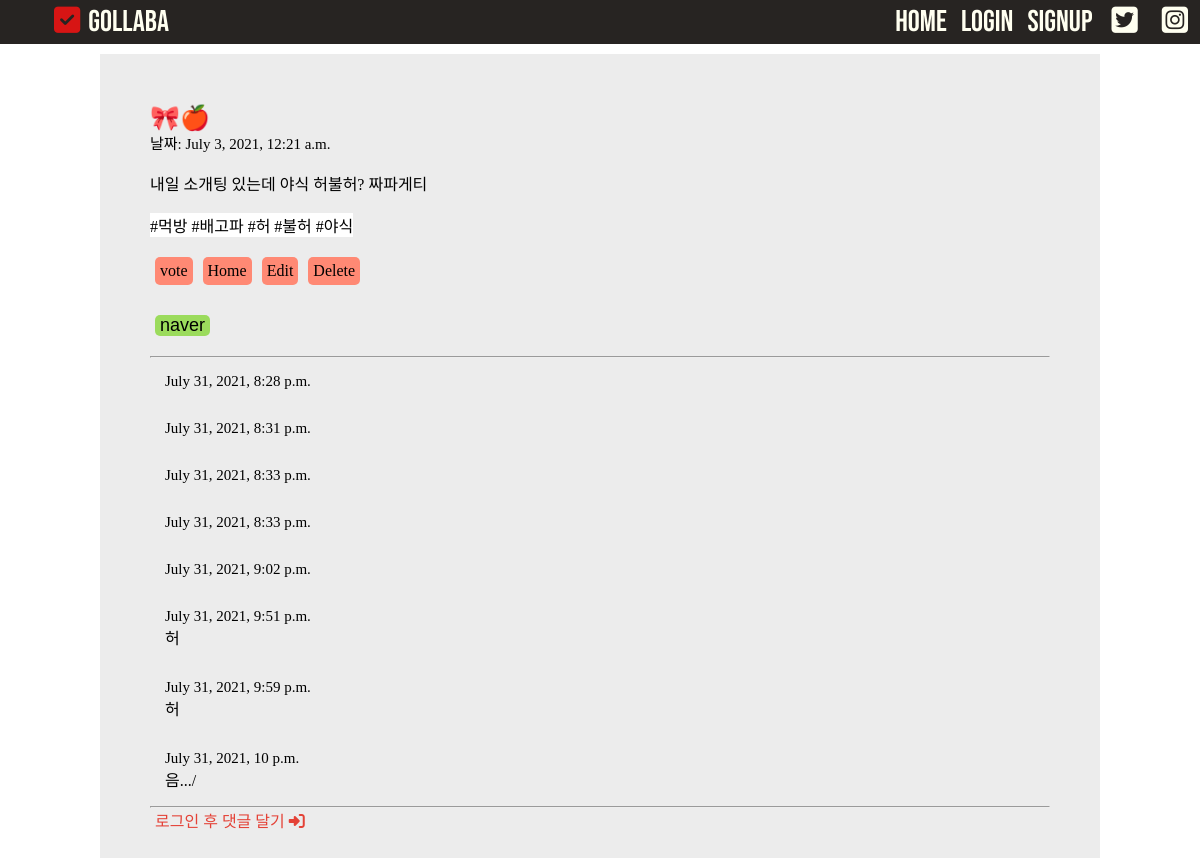
Page /blog/2 on the committed database.
### blog/models.py (models this page shows, shortened)
class Blog(models.Model):
    title = models.CharField(max_length=200)
    pub_date = models.DateTimeField('date published')
    body = models.TextField()
    hashtag = models.ManyToManyField(HashTag)

class HashTag(models.Model):
    hashtag_name = models.CharField(max_length=100)
    def __str__(self):
        return self.hashtag_name

class Comment(models.Model):
    post = models.ForeignKey(
        Blog, related_name='comments', on_delete=models.CASCADE, null=True)
    author_name = models.CharField(max_length=20)
    comment_text = models.TextField()
    created_at = models.DateTimeField(default=timezone.now)

### blog/views.py (the view)
# urls.py: path("blog/<int:blog_id>", blog.detail, name="detail"),
def detail(request, blog_id):
    blog_detail = get_object_or_404(Blog, pk=blog_id)
    comments = Comment.objects.filter(post=blog_id)
    blog_hashtag = blog_detail.hashtag.all()
    if request.method == "POST":
        comment = Comment()
        comment.post = blog_detail
        comment.comment_text = request.POST['body']
        comment.date = timezone.now()
        comment.save()
    return render(request, 'detail.html', {'blog': blog_detail, 'comments': comments, 'hashtags': blog_hashtag})

### blog/templates/detail.html (shortened to what this page needs)
{% load static %}
<!DOCTYPE html>
<html lang="en">
<head>
    <link rel="stylesheet" href="{% static 'css/detail.css' %}" type="text/css">
    <link rel="stylesheet" href="{% static 'css/main.css' %}" type="text/css">
</head>
<body>
    <nav class="navbar">
        <ul class="navbar_logo">
            <li><a href="{% url 'home' %}"><i class="fas fa-check-square"></i></a></li>
            <li><a href="{% url 'home' %}" id="rr">Gollaba</a></li>
        </ul>
        <ul class="navbar_menu">
            <li class="nav-item">
              <a class="nav-link" href="{% url 'home' %}">HOME</a>
            </li>
            {% if not user.is_authenticated %}
            <li class="nav-item">
              <a class="nav-link" href="{% url 'login' %}">Login</a>
            </li>
            {% endif %}
            {% if not user.is_authenticated %}
            <li class="nav-item">
              <a class="nav-link" href="{% url 'register' %}">Signup</a>
            </li>
            {% endif %}
          <li><a href="https://twitter.com/TwitterKorea"><i class="fab fa-twitter-square"></i></a></li>
          <li><a href="https://www.instagram.com/"><i class="fab fa-instagram-square"></i></a></li>
          </ul>
    </nav>
    <div class="content-box">
        <div class="blank1">
        </div>
        <div class="outer">
            <div class="title">
                <h2>{{ blog.title }}</h2>
                <p class="date">날짜: {{ blog.pub_date }}</p>
            </div>
            <br>
            <div class="body">
                <p>{{ blog.body }}</p>
            </div>
            <br>
            <p class="hashtag">
                {% for hashtag in hashtags.all %}
                #{{ hashtag }}
                {% endfor %}
            </p>
            <div class="buttons">
                <a class="btn" href="{% url 'main' %}">vote</a>
                <a href="{% url 'home' %}" class="btn" >Home</a>
                <a href="{% url 'edit' blog.id %}" class="btn">Edit</a>
                <a href="{% url 'delete' blog.id %}" class="btn">Delete</a>
            </div>
            <div class="shares">
            <a href="http://blog.naver.com/openapi/share?url=%22+encodeURIComponent(%22http://www.sample.com/sample.jsp?param1=value1&param2=value2"><input type="button" value="naver" class="share_naver" onclick="share()"/></a>
            </div>
            <hr>
            {% for comment in blog.comments.all %}
            <div class="comment">
                <div class="date">  {{ comment.created_at }}</div>
                <p> {{comment.comment_text|linebreaks }}</p>
            </div>
            {% empty %}
            <p>댓글을 달아주세요 :)</p>
            {% endfor %}
            <hr>
            <div class="comments">
                {% if not user.is_authenticated %}
                    <p><a href="{% url 'login' %}">로그인 후 댓글 달기 <i class="fas fa-sign-in-alt"></i></a></p>
                {% endif %}
                    </div>
                </div>
            </div>
    </body>
</html>

### blog/static/css/detail.css (style rules this page uses)
.content-box { display: grid; grid-template-columns: 1fr 2fr 1fr; }
.outer { width: 1000px; background-color: rgb(236, 236, 236); padding: 5%; }
.title { display: grid; width: 1000px; }
.body { display: grid; width: 1000px; }
.date { font-size: 15px; color: black; }
.comment { border: 1px; border-style: none; padding: 15px; }
.outer > .hashtag { margin-bottom: 10px; background-color:rgb(255, 255, 255); display: inline-block; }
.content-box { margin: 10px; }
.buttons { display: flex; padding-bottom: 10px; }
.btn { text-decoration: none; color: black; background-color: rgb(255, 137, 116); border-radius: 5px; padding: 5px; margin-right: 5px; }
.share_naver { background-color: rgb(155, 219, 92); border-style: none; padding: 0px 5px; border-radius: 5px; margin:0; font-size: large; }
.shares { display: flex; margin-bottom: 10px; align-items: center; }
.comments { display: flex; }
a { text-decoration: none; color: rgb(228, 66, 55); margin: 10px 5px; }

### blog/static/css/main.css (style rules this page uses)
* { box-sizing: border-box; list-style: none; text-decoration: none; margin: 0px; padding: 0px; height: auto; }
.navbar { font-family: 'Bebas Neue', cursive; display: flex; justify-content: space-between; align-items: center; width: 100%; height: auto; background-color: #272422; font-size: 30px; text-align: center; }
.navbar_logo { display : flex; list-style: none; margin: 0; text-decoration: none; margin-left: 50px; }
.navbar_logo li { padding: 4px; margin: 0; }
.navbar_logo li a { color: #D71514; margin: 0; text-decoration: none; }
#rr { color: ivory; }
.navbar_menu { display : flex; list-style: none; margin:0; justify-content: center; text-align: center; align-items: center; }
.navbar_menu li { padding: 4px; margin: 0; text-align: center; justify-content: center; align-items: center; }
.navbar_menu li a { color: ivory; text-decoration: none; padding: 0 3px 0 3px; }
.nav-link { margin:0; justify-content: center; text-align: center; align-items: center; }
.nav-item { margin:0; justify-content: center; text-align: center; align-items: center; }

### rows in the picture
Blog: title "🎀🍎", pub_date "July 3, 2021, 12:21 a.m.", body "내일 소개팅 있는데 야식 허불허? 짜파게티"
HashTag: hashtag_name "먹방"
HashTag: hashtag_name "배고파"
HashTag: hashtag_name "허"
HashTag: hashtag_name "불허"
HashTag: hashtag_name "야식"
Comment: created_at "July 31, 2021, 8:28 p.m."
Comment: created_at "July 31, 2021, 8:31 p.m."
Comment: created_at "July 31, 2021, 8:33 p.m."
Comment: created_at "July 31, 2021, 8:33 p.m."
Comment: created_at "July 31, 2021, 9:02 p.m."
Comment: created_at "July 31, 2021, 9:51 p.m.", comment_text "허"
Comment: created_at "July 31, 2021, 9:59 p.m.", comment_text "허"
Comment: created_at "July 31, 2021, 10 p.m.", comment_text "음.../"
